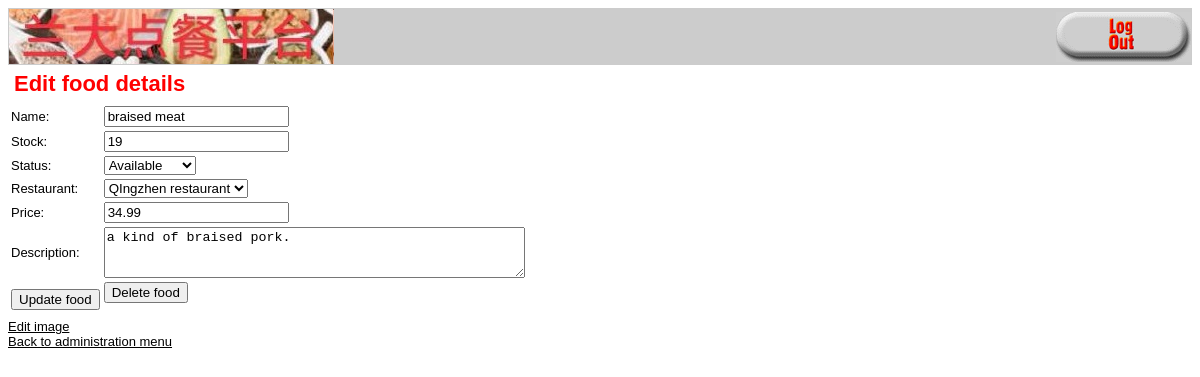
Page /edit_food_form.php?foodid=2 (signed in) on the committed database.
### tables this page shows
CREATE TABLE `foods` (
  `foodid` int(10) UNSIGNED NOT NULL,
  `title` char(100) DEFAULT NULL,
  `catid` int(10) UNSIGNED DEFAULT NULL,
  `price` float(4,2) NOT NULL,
  `stock` int(10) UNSIGNED DEFAULT NULL,
  `status` int(10) UNSIGNED DEFAULT NULL,
  `description` varchar(255) DEFAULT NULL,
  `rest` varchar(32) NOT NULL
);

CREATE TABLE `merchants` (
  `catid` int(10) UNSIGNED NOT NULL,
  `catname` char(60) NOT NULL,
  `phone` char(20) DEFAULT NULL,
  `address` char(100) DEFAULT NULL,
  `recommend` int(10) UNSIGNED DEFAULT NULL,
  `password` char(40) NOT NULL
);

### food_fns.php (called while the page is built, shortened)
<?php
function get_merchants()
{
  $conn = db_connect();
  $query = "select * from merchants";
  $result = @$conn->query($query);
  $num_cats = @$result->num_rows;
  $result = db_result_to_array($result);
  return $result;
}
function get_food_details($foodid)
{
  $conn = db_connect();
  $query = "select * from foods where foodid='" . $conn->real_escape_string($foodid) . "'";
  $result = @$conn->query($query);
  $result = @$result->fetch_assoc();
  return $result;
}

### user_auth_fns.php (called while the page is built, shortened)
<?php
require_once('db_fns.php');
function check_admin_user() {
  if (isset($_SESSION['admin_user'])) {
    return true;
  } else {
    return false;
  }
}

### db_fns.php (called while the page is built, shortened)
<?php
function db_result_to_array($result) {
   $res_array = array();
   for ($count=0; $row = $result->fetch_assoc(); $count++) {
     $res_array[$count] = $row;
   }
   return $res_array;
}

### admin_fns.php (the view, shortened to what this page needs)
<?php
function display_food_form($food = '')
{
  $edit = is_array($food);
?>
  <form method="post" action="<?php echo $edit ? 'edit_food.php' : 'insert_food.php'; ?>">
    <table border="0">
      <tr>
        <td>Name:</td>
        <td><input type="text" name="title" value="<?php echo htmlspecialchars($edit ? $food['title'] : ''); ?>" /></td>
      </tr>
      <tr>
        <td>Stock:</td>
        <td><input type="number" name="stock" min=0 value="<?php echo htmlspecialchars($edit ? $food['stock'] : ''); ?>" /></td>
      </tr>
      <tr>
        <td>Status:</td>
        <td>
          <select name="status">
            <option value ="1" <?php if($edit) if($food['status']==1) echo "selected"?>>Available</option>
          </select>
        </td>
      </tr>
      <?php
        if (check_admin_user()){
        ?>
      <tr>
        <td>Restaurant:</td>
        <td><select name="catid">
            <?php
            $cat_array = get_merchants();
            foreach ($cat_array as $thiscat) {
              echo "<option value=\"" . htmlspecialchars($thiscat['catid']) . "\"";
              if (($edit) && ($thiscat['catid'] == $food['catid'])) {
                echo " selected";
              }
              echo ">" . htmlspecialchars($thiscat['catname']) . "</option>";
            }
            ?>
          </select>
        </td>
      </tr>
      <?php
        } else {
          $conn = db_connect();
          $query="select catid from merchants where catname='".$_SESSION['rest_user']."'";
          $catid=$conn->query($query)->fetch_object()->catid;
          echo "<input type=\"hidden\" name=\"catid\" value=". htmlspecialchars($catid).">";
        }
      ?>
      <tr>
        <td>Price:</td>
        <td><input type="number" name="price" min=0 value="<?php echo htmlspecialchars($edit ? $food['price'] : ''); ?>" /></td>
      </tr>
      <tr>
        <td>Description:</td>
        <td><textarea rows="3" cols="50" name="description"><?php echo htmlspecialchars($edit ? $food['description'] : ''); ?></textarea></td>
      </tr>
      <tr>
        <td <?php if (!$edit) {
              echo "colspan=2";
            } ?> align="center">
          <input type="submit" value="<?php echo $edit ? 'Update' : 'Add'; ?> food" />
  </form>
  <?php
  if ($edit) {
    echo "<td>
                   <form method=\"post\" action=\"delete_food.php\">
                   <input type=\"hidden\" name=\"foodid\"
                    value=\"" . htmlspecialchars($food['foodid']) . "\" />
                   <input type=\"submit\" value=\"Delete food\"/>
                   </form></td>";
  }
  ?>
<?php
}
?>

### output_fns.php (style rules this page uses)
body { font-family: Arial, Helvetica, sans-serif; font-size: 13px }
li, td { font-family: Arial, Helvetica, sans-serif; font-size: 13px }

### rows in the picture
foods: title "braised meat", stock "19", status "Available", catid "QIngzhen restaurant", price "34.99", description "a kind of braised pork."

### other values in the picture
$heading "Edit food details"
$name "Edit image Back to administration menu"
